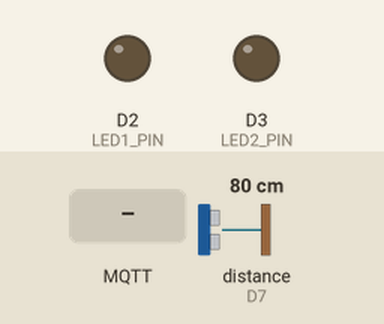
Simulated run of this sketch. Board: Arduino Nano 33 IoT. On the bench: output pins drawn as LEDs (lit = HIGH). Wiring (inferred from the names in the program): ultrasonic range finder: trigger D4; echo D7. The inputs (shaded band) are chosen by the test bench; at power-on: distance to the obstacle (sensor on D7) 80 cm. The echo pulse lasts 58.3 µs per cm; WiFi joins after 1.5 s; servers stay silent unless stated; random numbers use the default seed unless the sketch sets one; no MQTT or app messages arrive unless stated; pins used as bus, display or sensor lines are not drawn; what the sketch prints to the serial monitor is not drawn.

Above: at 2.7 s.
2.8 s: MQTT message "1" arrives on the first subscribed topic
At 3.5 s:
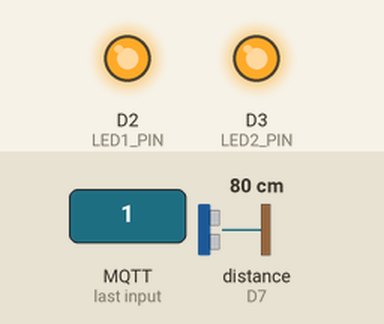
4.3 s: distance to the obstacle (sensor on D7) set to 2 cm
7.3 s: MQTT message "on" arrives on the first subscribed topic
8.8 s: distance to the obstacle (sensor on D7) set to 18 cm
11.8 s: MQTT message "off" arrives on the first subscribed topic
Timing chart, 0 to 14.3 s (numbered marks = the images above; inputs shaded):
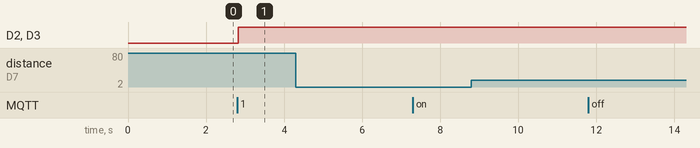

Measured:
- after the input at 2.8 s, D2 (LED1_PIN), D3 (LED2_PIN): LOW → HIGH at once
- after the input at 4.3 s, every drawn part: stays the same
- after the input at 7.3 s, every drawn part: stays the same
- after the input at 8.8 s, every drawn part: stays the same
- after the input at 11.8 s, every drawn part: stays the same

The sketch:

Task3.2C_SIT210.ino
```cpp
#include <WiFiNINA.h>
#include <PubSubClient.h>

// Wi-Fi
const char* ssid = "Redmi Note 11S";
const char* password = "123456789";

// MQTT
const char* mqttServer = "broker.emqx.io";
const int mqttPort = 1883;

//Topic is the name used to identify where an MQTT message is sent
const char* waveTopic = "ES/Wave";
const char* patTopic = "ES/Pat";

const char* deviceName = "Harnoor";

// Pins
const int TRIG_PIN = 4;
const int ECHO_PIN = 7;

const int LED1_PIN = 2;
const int LED2_PIN = 3;

// WiFiClient is used to create the network connection
// PubSubClient is used to send and receive MQTT messages
WiFiClient wifiClient;
PubSubClient mqttClient(wifiClient);

// Stores the time when the last gesture was detected
unsigned long lastGestureTime = 0;

// Cooldown prevents the same gesture from being detected repeatedly
const unsigned long gestureCooldown = 2000;


// Connect to Wi-Fi
void connectWiFi() {

  Serial.print("Connecting to Wi-Fi");

  // Keep trying until Wi-Fi is connected
  while (WiFi.begin(ssid, password) != WL_CONNECTED) {
    Serial.print(".");
    delay(2000);
  }

  Serial.println();
  Serial.println("Wi-Fi connected!");

  // Print the IP address given to the Arduino
  Serial.print("IP address: ");
  Serial.println(WiFi.localIP());
}


// This function runs when an MQTT message is received
// A callback is a function that runs automatically when an event happens
void mqttCallback(char* topic, byte* payload, unsigned int length) {

  String message = "";

  // Convert the received data into a readable string
  for (unsigned int i = 0; i < length; i++) {
    message += (char)payload[i];
  }

  // Print the received message
  Serial.print("Message received on ");
  Serial.print(topic);
  Serial.print(": ");
  Serial.println(message);


  // If a wave message is received turn the LEDs on
  if (strcmp(topic, waveTopic) == 0) {

    digitalWrite(LED1_PIN, HIGH);
    digitalWrite(LED2_PIN, HIGH);

    Serial.println("WAVE received - LEDs ON");
  }

  // If a pat message is received turn the LEDs off
  else if (strcmp(topic, patTopic) == 0) {

    digitalWrite(LED1_PIN, LOW);
    digitalWrite(LED2_PIN, LOW);

    Serial.println("PAT received - LEDs OFF");
  }
}


// Connect to the MQTT broker
void connectMQTT() {

  // Keep trying until MQTT is connected
  while (!mqttClient.connected()) {

    Serial.print("Connecting to MQTT broker...");

    // Create a random client ID for the Arduino
    // A client ID is a unique name used to identify an MQTT client
    String clientID = "ArduinoNano33IoT-";
    clientID += String(random(0xffff), HEX);

    if (mqttClient.connect(clientID.c_str())) {

      Serial.println("connected!");

      // Subscribe means the Arduino asks to receive
      // messages from these MQTT topics
      mqttClient.subscribe(waveTopic);
      mqttClient.subscribe(patTopic);

      Serial.println("Subscribed to:");
      Serial.println("ES/Wave");
      Serial.println("ES/Pat");
    }

    else {

      // Print the error if connection fails
      Serial.print("failed, state = ");
      Serial.println(mqttClient.state());

      // Wait before trying again
      delay(5000);
    }
  }
}


// Get the distance from the ultrasonic sensor
float getDistance() {

  // Make sure the trigger pin is LOW
  digitalWrite(TRIG_PIN, LOW);
  delayMicroseconds(2);

  // Send a short ultrasonic pulse
  digitalWrite(TRIG_PIN, HIGH);
  delayMicroseconds(10);
  digitalWrite(TRIG_PIN, LOW);

  // pulseIn measures how long the echo signal stays HIGH
  long duration = pulseIn(ECHO_PIN, HIGH, 30000);

  // Return -1 if no echo is received
  if (duration == 0) {
    return -1;
  }

  // Convert the echo time into distance in cm
  // 0.0343 is the speed of sound in cm per microsecond
  // Divide by 2 because the sound travels to the object and back
  float distance = duration * 0.0343 / 2;

  return distance;
}


// Setup function
void setup() {

  // Start Serial Monitor
  Serial.begin(9600);

  // Set ultrasonic sensor pins
  pinMode(TRIG_PIN, OUTPUT);
  pinMode(ECHO_PIN, INPUT);

  // Set LED pins as outputs
  pinMode(LED1_PIN, OUTPUT);
  pinMode(LED2_PIN, OUTPUT);

  // Start with both LEDs turned off
  digitalWrite(LED1_PIN, LOW);
  digitalWrite(LED2_PIN, LOW);

  // Connect to Wi-Fi
  connectWiFi();

  // Set the MQTT broker and port
  mqttClient.setServer(mqttServer, mqttPort);

  // Set the callback function for received MQTT messages
  mqttClient.setCallback(mqttCallback);

  // Connect to MQTT
  connectMQTT();
}


// Main loop
void loop() {

  // Reconnect if MQTT connection is lost
  if (!mqttClient.connected()) {
    connectMQTT();
  }

  // Checks for incoming MQTT messages and keeps the MQTT connection active
  mqttClient.loop();

  // Get the current distance from the sensor
  float distance = getDistance();

  if (distance > 0) {

    // Print the distance on Serial Monitor
    Serial.print("Distance: ");
    Serial.print(distance);
    Serial.println(" cm");

    // millis() gives the time passed since the Arduino started
    // This checks if the cooldown time has passed
    if (millis() - lastGestureTime > gestureCooldown) {

      // Detect a wave when distance is between 10 and 30 cm
      if (distance >= 10 && distance <= 30) {

        Serial.println("WAVE detected");

        // Publish sends a message to the MQTT broker
        mqttClient.publish(waveTopic, "Wave Detected");

        // Save the time when the wave was detected
        lastGestureTime = millis();

        delay(300);
      }

      // Detect a pat when distance is less than 10 cm
      else if (distance > 0 && distance < 10) {

        Serial.println("PAT detected");

        // Publish the pat message to the MQTT broker
        mqttClient.publish(patTopic, "Pat Detected");

        // Save the time when the pat was detected
        lastGestureTime = millis();

        delay(300);
      }
    }
  }

  // Small delay before checking the sensor again
  delay(100);
}
```
